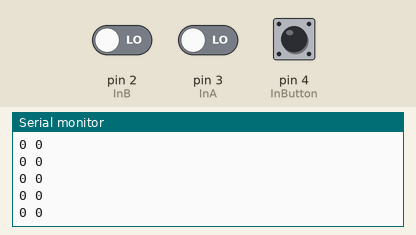
This sketch was run on a simulated Arduino Uno, built with avr-gcc and run on an emulated ATmega328P. Parts: the last lines printed to the serial monitor. Inputs (shaded band) come from the test bench; at power-on: pin 4 (InButton) HIGH, pin 2 (InB) LOW, pin 3 (InA) LOW.

Above: at 1.2 s.
1.3 s: pin 4 (InButton) pulled LOW for 0.15 s
At 2.5 s:
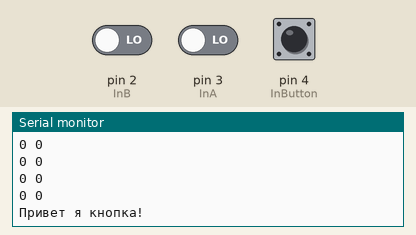
2.9 s: pin 2 (InB) driven HIGH
At 3.5 s:
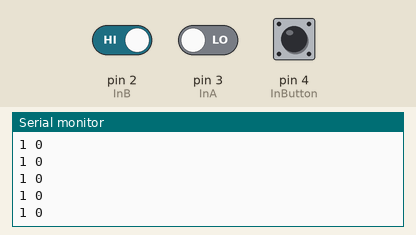
4.4 s: pin 3 (InA) driven HIGH
At 5.6 s:
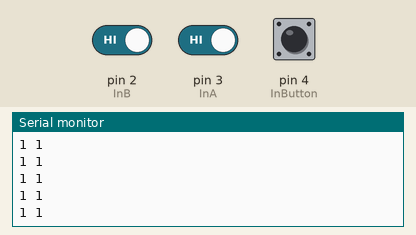
5.9 s: pin 2 (InB) driven LOW
At 7.0 s:
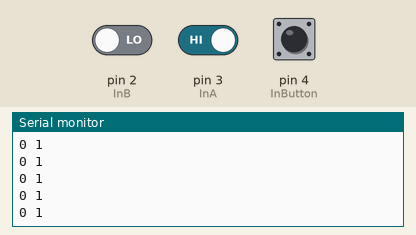

The sketch:

sketch_Encoder_copy_20230907170041.ino
```cpp
#define InB 2
#define InA 3
#define InButton 4

int counter = 0;
int currentState;
int currentState_A;
int previousState;
int previousState_A;
int impulse_counter = 0;
bool flag = false;
bool flag_graf = false;
int graf = 0;
bool flag_graf_A = false;
int graf_A = 0;

String encdir ="";


void setup() {
  pinMode (InB,INPUT);
  pinMode (InA,INPUT);
  pinMode (InButton,INPUT);

  Serial.begin(9600);

  previousState = digitalRead(InB);
  previousState_A = digitalRead(InA);
}

void loop() {
  currentState = digitalRead(InB);
  currentState_A = digitalRead(InA);
  bool btnState = !digitalRead(InButton);
  if (btnState && !flag) {
    flag = true;
    Serial.println("Привет я кнопка!");
  }
  if (!btnState && flag) {
    flag = false;
  }

  if ((previousState == currentState) && graf <= 10) {
    flag_graf = true;
    graf ++;
  }
  else{
    flag_graf = false;
  }
  if (previousState != currentState){
    graf = 0;
  }
//aaaaaaaaaaaaaaaaaaaaaaaaaaaaaaaaaaa
  if ((previousState_A == currentState_A) && graf_A <= 10) {
    flag_graf_A = true;
    graf_A ++;
  }
  else{
    flag_graf_A = false;
  }
  if (previousState_A != currentState_A){
    graf_A = 0;
  }

  if (flag_graf || flag_graf_A){
    Serial.print(digitalRead(InB));
    Serial.print(" ");
    Serial.println(digitalRead(InA));
  }
  if (currentState != previousState){
    if (impulse_counter == 1)
    {
      if (digitalRead(InA) != currentState){
        counter --;
      }
      else {
        counter ++;
      }
      //Serial.print(counter);
      //Serial.println();
      impulse_counter = 0;
    }
    else{
    impulse_counter ++;
    }
    previousState = currentState;

  }
  previousState_A = currentState_A;
}
```

Measured:
- after the input at 1.3 s, the serial monitor: prints a new line at once (image 1)
- after the input at 2.9 s, the serial monitor: prints a new line at once (image 2)
- after the input at 4.4 s, the serial monitor: prints a new line at once (image 3)
- after the input at 5.9 s, the serial monitor: prints a new line at once (image 4)
